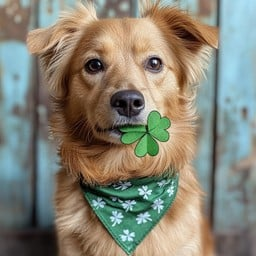
#> input picture cnn/dog.jpg, 256 x 256 px
$ python conv_from_scratch.py
#> lines starting #> are read from the running program, lines starting #| are printed output that depends on the picture
# -*- coding: utf-8 -*-
"""
Created on Sat Sep 15 11:28:17 2024

@author: yeahia
"""

import matplotlib.pyplot as plt
import numpy as np

def Conv3d(Image, K, padding = 0, stride = 1):

    [xImageShape, yImageShape, channelSize] = Image.shape
    [xK, yK] = K.shape

    xOutput = int((xImageShape - xK + 2 * padding ) / stride + 1)
    yOutput = int((yImageShape - yK + 2 * padding ) / stride + 1)

    output = np.zeros((xOutput, yOutput, channelSize))
    imagePadded = np.zeros((xImageShape + 2 * padding, yImageShape + 2*padding, channelSize))
    imagePadded[int(padding): int(padding + xImageShape), int(padding): int(padding + yImageShape), :] = Image


    for channelIndex in range(channelSize):
        for yIndex in range(yOutput):
            for xIndex in range(xOutput):
                yStart = yIndex * stride
                yEnd = yStart + yK
                xStart = xIndex * stride
                xEnd = xStart + xK

                currentSlice = imagePadded[xStart:xEnd, yStart:yEnd, channelIndex]
                imgSlice_k_mul = np.multiply(currentSlice, K)
                output[xIndex, yIndex, channelIndex] = np.sum(imgSlice_k_mul)

    plt.imshow(output.sum(2) , cmap = 'gray')
    plt.title('after convulution with padding = ' + str(padding) + ' and stride = ' + str(stride))
    plt.show()

    return output

img = plt.imread('dog.jpg')
#> img is the input picture: shape (256, 256, 3); mean R, G, B 133.8, 131.2, 117.2
K1 = np.array([[0, 0, 0], [0, 1, 0], [0, 0, 0]])
# edges
K2 = np.array([[1, 0, -1], [0, 0, 0], [-1, 0, 1]])
K3 = np.array([[0, 1, 0], [1, -4, 1], [0, 1, 0]])
K4 = np.array([[-1, -1, -1], [-1, 8, -1], [-1, -1, -1]])
# sharpen
K5 = np.array([[0, -1, 0], [-1, 5, -1], [0, -1, 0]])
# blur
K6 = np.array([[1, 1, 1], [1, 1, 1], [1, 1, 1]])
K6 = K6/9
K7 = np.array([[1, 2, 1], [2, 4, 2], [1, 2, 1]])

K8 = np.array([[-2, -1, 0], [-1, 1, 1], [0, 1, 2]])
# misc
K9 = np.array([[1, 0, 1], [0, 1, 0], [1, 0, 1]])
K10 = np.array([[1, 1, 1], [0, 0, 0], [1, 1, 1]])
K11 = np.array([[1, 0, 0], [0, 1, 0], [0, 0, 1]])
K12 = np.array([[0, 0, 1], [0, 1, 0], [1, 0, 0]])
K13 = np.array([[1, 0, 1], [1, 0, 1], [1, 0, 1]])
Conv3d(img, K5, padding = 0, stride = 2)
#> after the loop in Conv3d, `for channelIndex in range(channelSize):`:
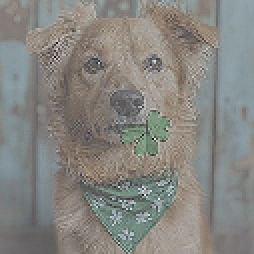
#> output: shape (127, 127, 3) float64 (shown 2 times larger); mean R, G, B 133.5, 131.4, 116.6; drawn with min black and max white
Conv3d(img, K5, padding = 20, stride = 1)
#> call 2 of Conv3d, with K = array of shape (3, 3), padding = 20, stride = 1
#> in Conv3d (call 2), `imagePadded[int(padding): int(padding + xImageShape), int(padding): in..`:
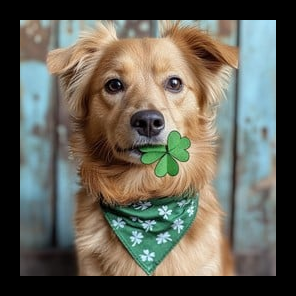
#> imagePadded: shape (296, 296, 3) float64; mean R, G, B 100.1, 98.2, 87.6
#> after the loop in Conv3d (call 2), `for channelIndex in range(channelSize):`:
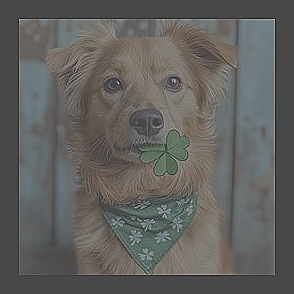
#> output: shape (294, 294, 3) float64; mean R, G, B 101.5, 99.5, 88.8; drawn with min black and max white
Conv3d(img, K5, padding = 20, stride = 2)
#> call 3 of Conv3d, with K = array of shape (3, 3), padding = 20, stride = 2
#> after the loop in Conv3d (call 3), `for channelIndex in range(channelSize):`:
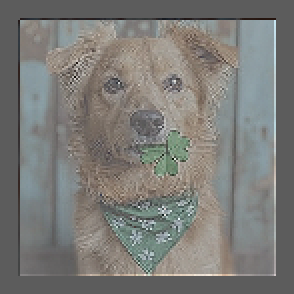
#> output: shape (147, 147, 3) float64 (shown 2 times larger); mean R, G, B 101.4, 99.7, 88.4; drawn with min black and max white
Conv3d(img, K2, padding = 10, stride = 3)
#> call 4 of Conv3d, with K = array of shape (3, 3), padding = 10, stride = 3
#> in Conv3d (call 4), `imagePadded[int(padding): int(padding + xImageShape), int(padding): in..`:
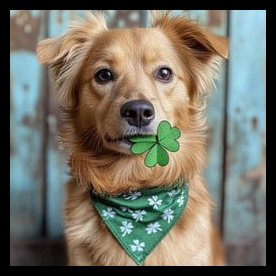
#> imagePadded: shape (276, 276, 3) float64; mean R, G, B 115.1, 112.9, 100.8
#> after the loop in Conv3d (call 4), `for channelIndex in range(channelSize):`:
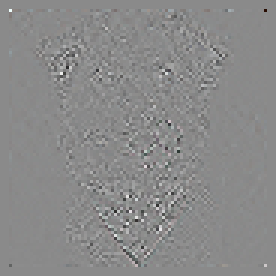
#> output: shape (92, 92, 3) float64 (shown 3 times larger); mean R, G, B 0, 0, 0; drawn with min black and max white
#> in Conv3d (call 4), `plt.show()`:
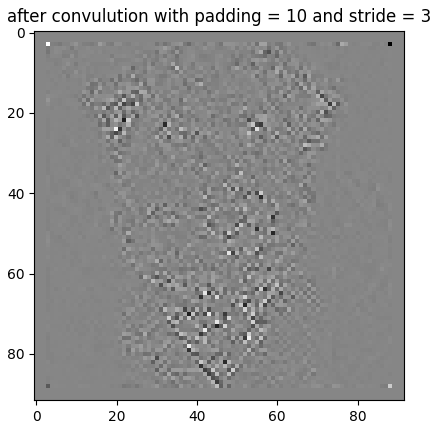
#> figure drawn by matplotlib, 1 panel
